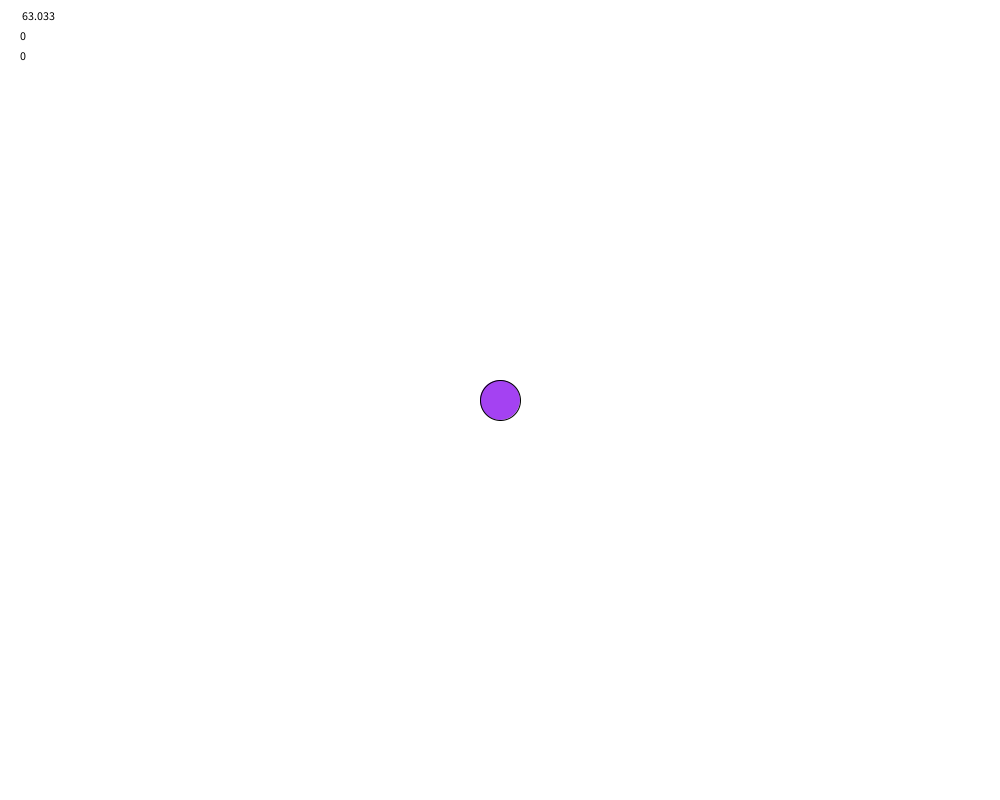
Frame 1 (no input)
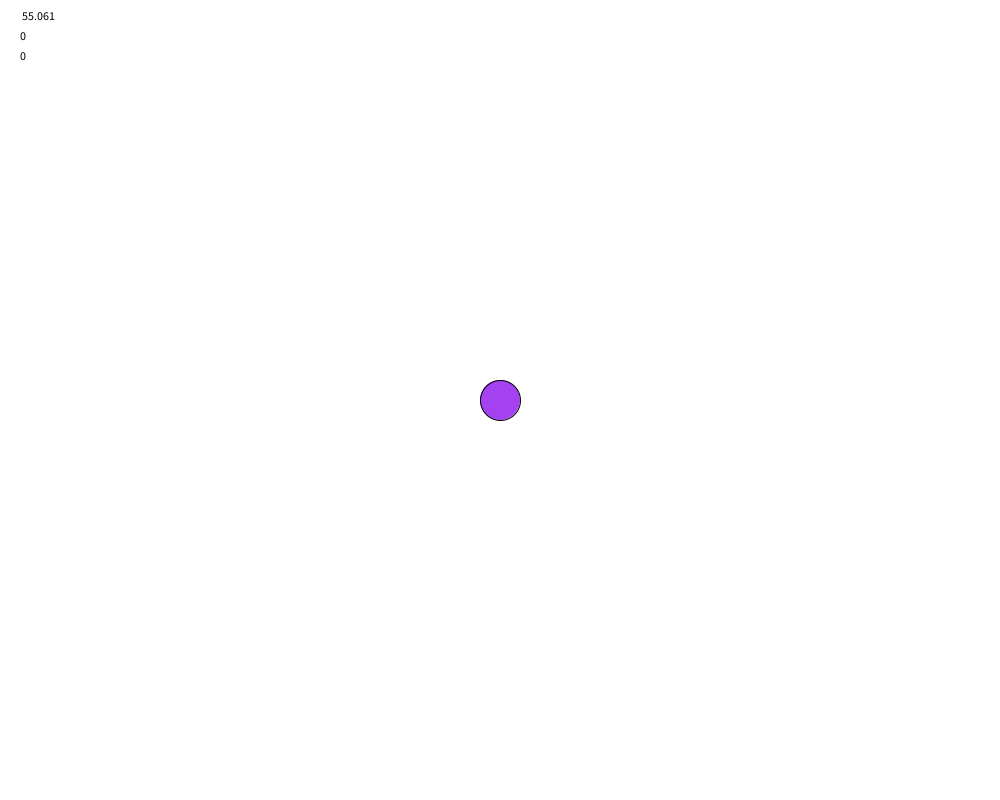
Frame 60 (the mouse pressed at the canvas centre just before this capture)
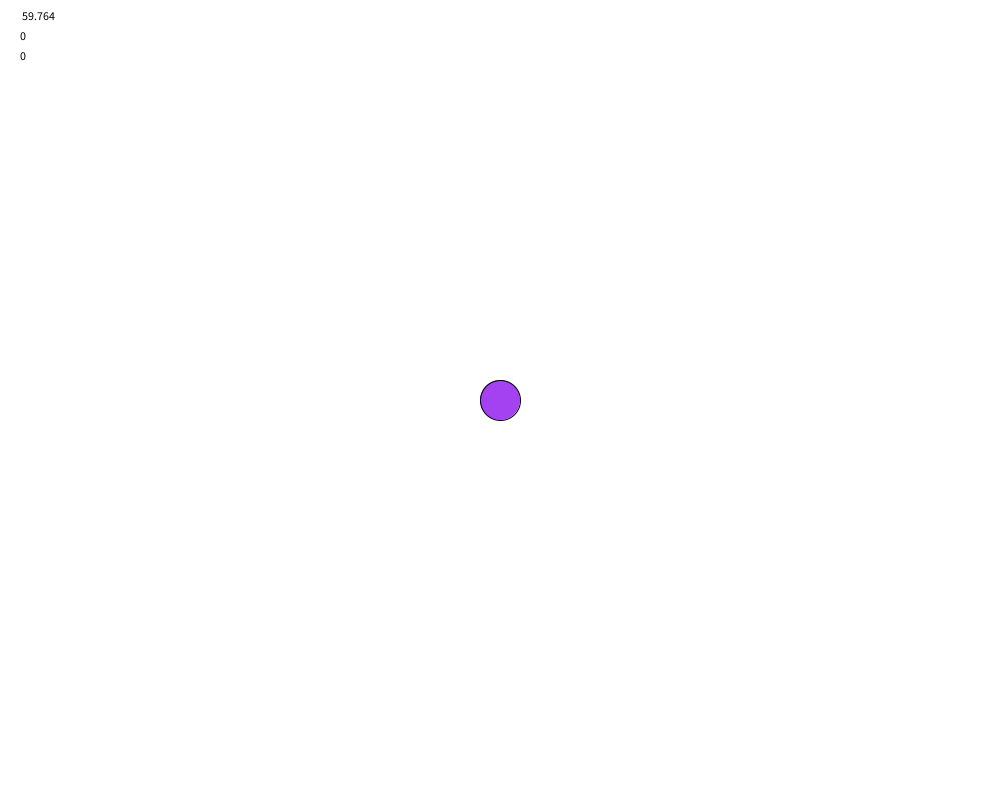
Frame 120 (the mouse held since frame 60 and released just before this capture)

The Processing sketch that drew these frames (run headless with seeded random() and noise(); from frame 60 on, the mouse is pressed at the canvas centre):

// Processing sketch: OrbPhysics
// ── OrbPhysics.pde

ArrayList<Orb>orbList;
Orb center;
boolean background = true;
int GRAVITY = 0;
int ORBIT = 1;
int MODE = GRAVITY;


void setup() {
  size(1000, 800);
  orbList = new ArrayList<Orb>();
  center = new Orb(width/2, height/2, 0, 0, 20);
}
void mouseClicked() {
  orbList.add(new Orb(mouseX, mouseY, 5, 0, 20));
  //add a new Orb to the orbList, constructed as follows:
  //The x and y positions are the same as the mouse
  //the radius should be between in the range [20.0,70.0)
  //the xSpeed and ySpeed should be in the range [-3.0,3.0)
}
void keyPressed() {
  if (key == BACKSPACE) {
    orbList.clear();
  }
  else if (key == 'b' || key == 'B'){
    background = !background;
  }
  else if (key == ' '){
    MODE = (MODE+1)%2;
  }
}
void draw() {
  if (background == true){
     background(255);
  }
  for (Orb o : orbList) {
    o.move();
    //center.attract(o);
    o.display();   
  }
  center.display();
  fill(0);
  text(frameRate, 20, 20);
  text(orbList.size(), 20, 40);
  text(MODE, 20, 60); //prints number as of now
}

// ── Orb.pde

public class Orb {
  float x, y;
  float xSpeed, ySpeed;
  float radius;
  color c;

  public Orb(float x_, float y_, float xSpeed_, float ySpeed_, float radius_ ) {
    x = x_;
    y = y_;
    xSpeed = xSpeed_;
    ySpeed = ySpeed_;
    radius = radius_;
    //random color... why not.
    c = color(random(255), random(255), random(255));
  }


  void display() {
    fill(c);
    ellipse(x, y, radius*2, radius*2);
    //Part 1:
    //draw a ellipse at the x,y position, with the correct radius.
    //make sure it is the correct color
    //make sure you read the parameters of ellipse, so that you have the correct size.
    //radius is NOT one of the parameters of ellipse by default.
  }

  void move() {
    //PART 2
    //change the x based on the xSpeed
    //change the y based on the ySpeed
    x+=xSpeed;
    y+=ySpeed;

    //PART 3
    //Change the speed when you collide with the end of the screen (all 4 sides)
    if (x <= radius){
      x = radius;
      xSpeed = 0 - xSpeed;
    }
    if (x >= width - radius){
      x = width - radius;
      xSpeed = 0 - xSpeed;
    }
    if (y <= radius){
      y = radius;
      ySpeed = 0 - ySpeed;
    }
    if (y >= height - radius){
      y = height - radius;
      ySpeed = 0 - ySpeed;
    }

    //Part 4
    //Add a small adjustment for gravity. Gravity is a ySpeed acceleration...
    //You don't need a variable for this if every object experiences the same
    //gravitational constant (find the value that looks nice experimentally, 9.8 will not work well).
    ySpeed += .3;
  }
  
  void attract(Orb other){
    xSpeed += (other.x - x) / (dist(x, y, other.x, other.y) * dist(x, y, other.x, other.y));
    ySpeed += (other.y - y) / (dist(x, y, other.x, other.y) * dist(x, y, other.x, other.y));
  }
}
